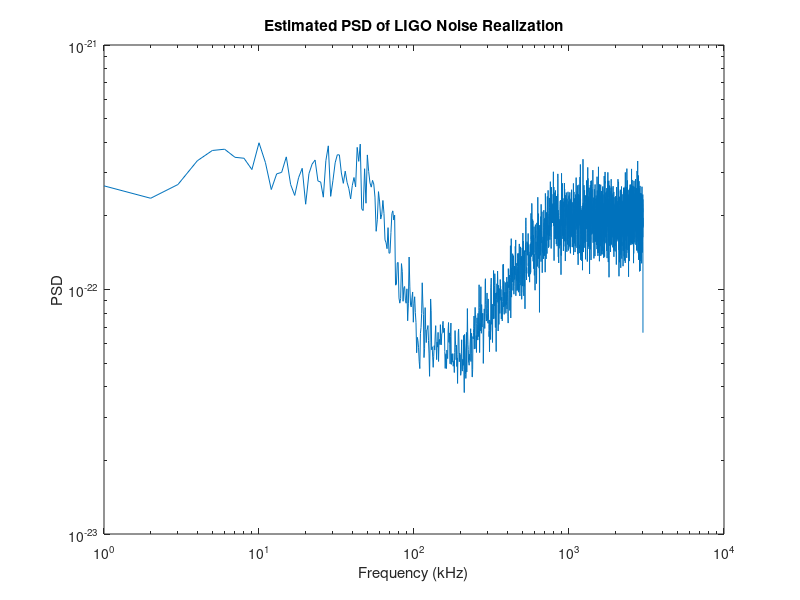
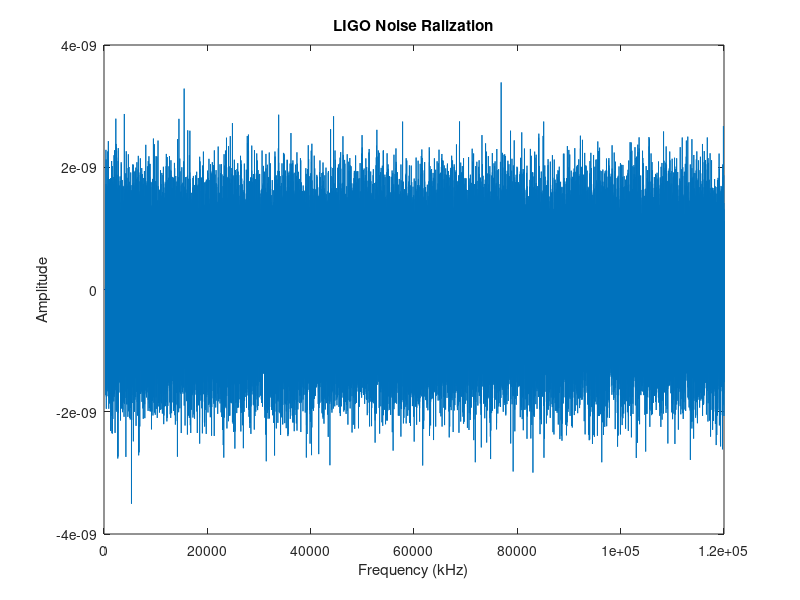

Source code (MATLAB) for these figures, in order:
% Ligo Noise Simulation
% Read Ligo Sensitivity PSD
LIGOSen = load('iLIGOSensitivity.txt', '-ascii');

% Pre-filtering
lowCutoff = 50; % Hz
highCuttoff = 700; % Hz

% Low Frequency Cutoff
lowSn = LIGOSen(42,2); 

LIGOSen(1:42,2) = lowSn;

% High Frequency Cutoff
highSn = LIGOSen(71,2);

LIGOSen(71:end,2) = highSn;

LIGOSen(2:end+1,:) = LIGOSen;
LIGOSen(1,1) = 0; %Hz
LIGOSen(1,2) = lowSn;

% Sample Frequecy at 6 kHz
samplFreq = 6000;

LIGOSen = LIGOSen(1:85,:); % Cut window to 85
LIGOSen(85,1) = 3000; %Hz

% Generate White Gaussian Noise realization and pass through LIGO PSD filter
nSampl = 20*samplFreq; % 2 (s) * sampFreq
% Gaussian Noise Vector
noise = randn(1,nSampl);

% FIR Filter
freqVals  = LIGOSen(:,1);
PSDvals   = LIGOSen(:,2);
filtOrdr = 600; 

b = fir2(filtOrdr,freqVals/(samplFreq/2),sqrt(PSDvals));

noiseLIGOReal = sqrt(samplFreq)*fftfilt(b,noise);

%% Estimate the PSD using pwelch

[pxx, f] = pwelch(noiseLIGOReal, samplFreq, [], [], samplFreq);

figure;
loglog(f,pxx);
title('Estimated PSD of LIGO Noise Realization');
xlabel('Frequency (kHz)');
ylabel('PSD');

figure;
plot(noiseLIGOReal);
title('LIGO Noise Ralization');
xlabel('Frequency (kHz)');
ylabel('Amplitude');

